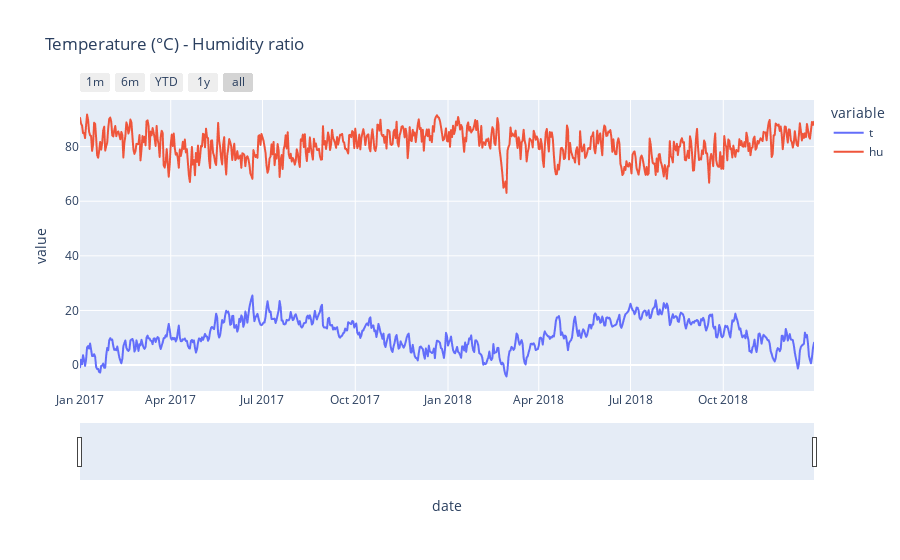

Notebook code for this chart:
### Code cell
df = weather_data.set_index('date')
df['t'] = df['t'] - 273.5
fig = px.line(df['2017-01-01':'2018-12-30'][['t','hu']].resample('D').mean(),
             title = 'Temperature (°C) - Humidity ratio')
fig.update_xaxes(
    rangeslider_visible=True,
    rangeselector=dict(
        buttons=list([
            dict(count=1, label="1m", step="month", stepmode="backward"),
            dict(count=6, label="6m", step="month", stepmode="backward"),
            dict(count=1, label="YTD", step="year", stepmode="todate"),
            dict(count=1, label="1y", step="year", stepmode="backward"),
            dict(step="all")
        ])
    )
)
fig.show()

### Figure 1 — Plotly figure (JSON) as saved in the notebook; plotly's stock layout.template omitted (floating-point values rounded to 4 significant figures; data arrays with more than 128 entries replaced by an {"elided": "..."} marker saying what was removed)
{"data": [{"hovertemplate": "variable=t<br>date=%{x}<br>value=%{y}<extra></extra>", "legendgroup": "t", "line": {"color": "#636efa", "dash": "solid"}, "marker": {"symbol": "circle"}, "mode": "lines", "name": "t", "showlegend": true, "type": "scattergl", "x": {"elided": "729 str values"}, "xaxis": "x", "y": {"elided": "729 float values"}, "yaxis": "y"}, {"hovertemplate": "variable=hu<br>date=%{x}<br>value=%{y}<extra></extra>", "legendgroup": "hu", "line": {"color": "#EF553B", "dash": "solid"}, "marker": {"symbol": "circle"}, "mode": "lines", "name": "hu", "showlegend": true, "type": "scattergl", "x": {"elided": "729 str values"}, "xaxis": "x", "y": {"elided": "729 float values"}, "yaxis": "y"}], "layout": {"legend": {"title": {"text": "variable"}, "tracegroupgap": 0}, "title": {"text": "Temperature (°C) - Humidity ratio"}, "xaxis": {"anchor": "y", "domain": [0, 1], "rangeselector": {"buttons": [{"count": 1, "label": "1m", "step": "month", "stepmode": "backward"}, {"count": 6, "label": "6m", "step": "month", "stepmode": "backward"}, {"count": 1, "label": "YTD", "step": "year", "stepmode": "todate"}, {"count": 1, "label": "1y", "step": "year", "stepmode": "backward"}, {"step": "all"}]}, "rangeslider": {"visible": true}, "title": {"text": "date"}}, "yaxis": {"anchor": "x", "domain": [0, 1], "title": {"text": "value"}}}}
